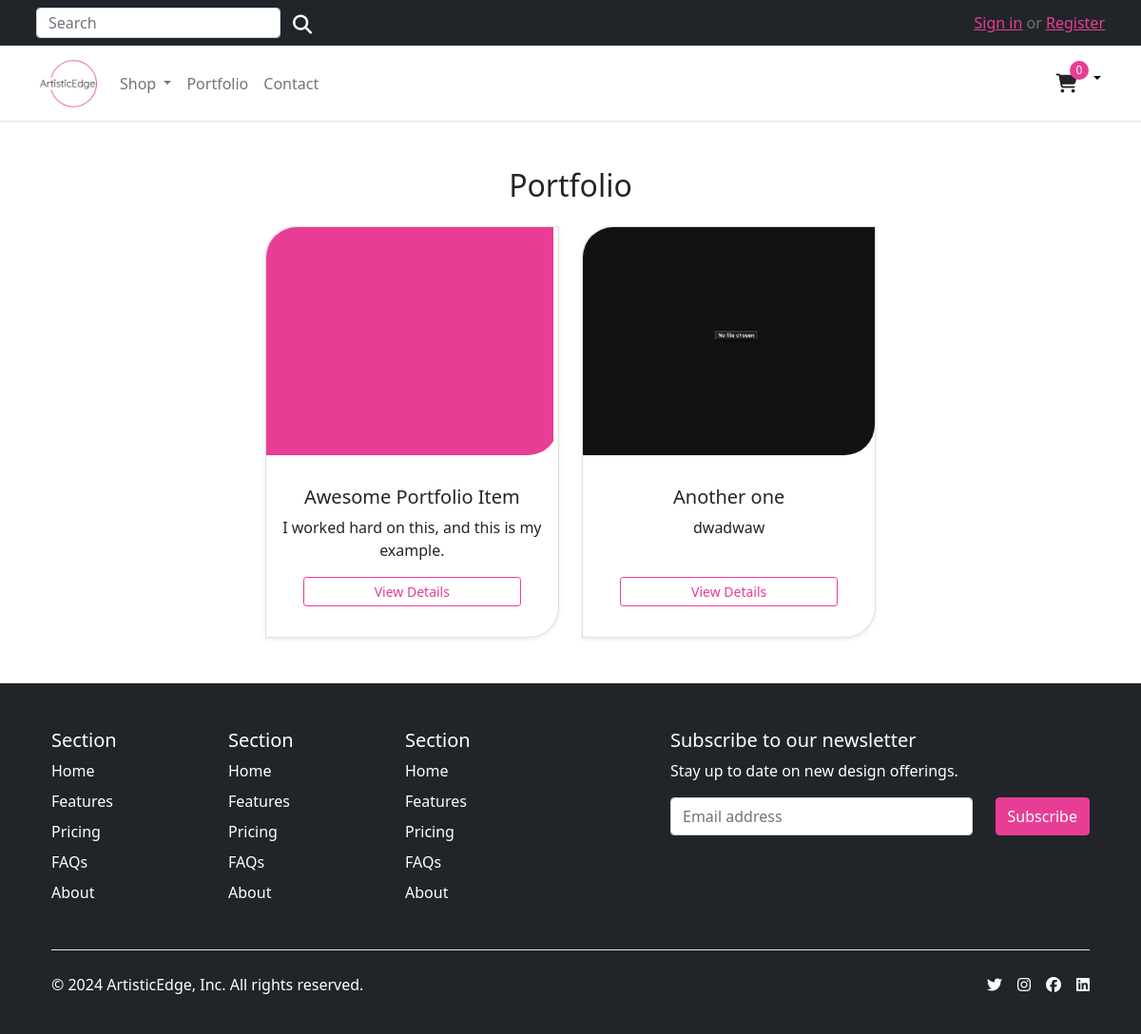
The page /portfolio/ on the database its author committed.
### store/models.py (models this page shows, shortened)
class PortfolioItem(models.Model):
    title = models.CharField(max_length=200)
    description = models.TextField()
    image = models.ImageField(upload_to='portfolio_images/')
    date_added = models.DateTimeField(auto_now_add=True)

### store/views.py (the view)
# urls.py: path('portfolio/', views.portfolio, name='portfolio'),
def portfolio(request):
    items = PortfolioItem.objects.all()
    return render(request, 'store/portfolio.html', {'items': items})

### store/context_processors.py (called while the page is built)
def categories(request):
    return {
        'categories': Category.objects.all()
    }

### store/models.py (called while the page is built)
    def get_absolute_url(self):
        return reverse('store:category_list', args=[self.slug])

### store_basket/context_processors.py (called while the page is built)
def basket(request):
    return {'basket': Basket(request)}

### store_basket/models.py (called while the page is built)
    def __len__(self):
        return sum(item['qty'] for item in self.basket.values())

### templates/store/portfolio.html (shortened to what this page needs)
{% extends '../base.html' %}
{% load static %}
{% block content %}
<section id="portfolio-section" class="bg-white">
    <div class="container" style="max-width: 1000px">
        <h2 class="text-center pb-3">Portfolio</h2>
        {% if items %}
        <div class="row row-cols-1 row-cols-sm-2 row-cols-md-3 g-4 justify-content-center">
            {% for item in items %}
            <div class="col">
                <div class="card h-100 shadow-sm" style="border-radius: 2em 0;">
                    <img src="{{ item.image.url }}" class="card-img-top img-fluid portfolio-image" alt="{{ item.title }}">
                    <div class="card-body d-flex flex-column text-center align-items-center justify-content-center my-3">
                        <h5 class="card-title">{{ item.title }}</h5>
                        <p class="card-text">{{ item.description|truncatechars:50 }}</p>
                        <a href="{% url 'store:portfolio_detail' item.id %}" class="btn btn-sm btn-secondary col-10">View Details</a>
                    </div>
                </div>
            </div>
            {% endfor %}
        </div>
        {% else %}
        <div class="text-center">
            <p>No portfolio items found.</p>
        </div>
        {% endif %}
    </div>
</section>
{% endblock %}

### templates/base.html (shortened to what this page needs)
{% load static %}
<!DOCTYPE html>
<html lang="en">
<head>
  {% block corecss %}
    <link href="https://cdn.jsdelivr.net/npm/bootstrap@5.0.0-beta1/dist/css/bootstrap.min.css" rel="stylesheet">
    <link rel="stylesheet" href="https://code.jquery.com/ui/1.13.1/themes/base/jquery-ui.css">
    <link rel="stylesheet" href="{% static 'css/style.css' %}">
  {% endblock%}
</head>
<body>
    <div class="top-banner-container bg-dark">
      <div class="top-banner container bg-dark">
        <div class="d-flex align-items-left flex-grow-1">
          <form class="d-md-flex d-none search-form" method="GET" action="{% url 'store:all_products' %}">
            <input class="form-control top-search-bar" type="search" name="q" placeholder="Search" aria-label="Search">
            <button class="btn search-button" type="submit"><i class="fas fa-search text-white" aria-hidden="true"></i></button>
          </form>
        </div>
        {% if request.user.is_authenticated %}
          <span class="greeting-text">
            Hi {{ request.user.name }}!
          </span>
          <div class="dropdown text-end">
            <a href="#" class="d-block link-body-emphasis text-decoration-none dropdown-toggle" data-bs-toggle="dropdown" aria-expanded="false">
              {% if request.user.profile_image %}
                <img src="{{ request.user.profile_image.url }}" alt="{{ request.user.name }}" width="32" height="32" class="rounded-circle">
              {% else %}
                {% comment %} Default profile image if user has not uploaded one {% endcomment %}
                <img src="{% static 'images/default_profile.png' %}" alt="Default Profile Image" width="32" height="32" class="rounded-circle">
              {% endif %}
            </a>
            <ul class="dropdown-menu text-small" style="">
              <li>
                <a class="dropdown-item" href="{% url 'account:dashboard' %}">
                  <i class="fa-solid fa-gift pe-2"></i> Orders
                </a>
              </li>
              <li>
                <a class="dropdown-item" href="{% url 'account:edit_details' %}">
                  <i class="fa-solid fa-user pe-2"></i> Profile
                </a>
              </li>
              <li>
                <a class="dropdown-item" href="{% url "account:wishlist" %}">
                  <i class="fa-solid fa-heart pe-2"></i> Wishlist
                </a>
              </li>
              <li>
                <hr class="dropdown-divider">
              </li>
              <li>
                <a class="dropdown-item" href="{% url 'account:logout' %}">
                  <i class="fa-solid fa-power-off pe-2"></i> Sign Out
                </a>
              </li>
            </ul>
          </div>
        {% else %}
          <a href="{% url 'account:login' %}">Sign in</a>&nbsp;<span class="text-muted"> or</span>&nbsp;<a href="{% url 'account:register' %}">Register</a>
        {% endif %}
      </div>
    </div>
    <header>
      <nav class="navbar navbar-expand-md navbar-light bg-white border-bottom">
        <div class="container">
          <div class="d-flex w-100 navbar-collapse">
            <a class="navbar-brand d-none d-md-block" href="/">
              <img src="{% static 'images/logo.png' %}" height="60">
            </a>
            <ul class="navbar-nav me-auto mb-2 mb-md-0">
              <li class="nav-item dropdown">
                <a class="nav-link dropdown-toggle d-none d-md-block fw500" href="#" id="navbarDropdown" role="button"
                  data-bs-toggle="dropdown" aria-expanded="false">
                  Shop
                </a>
              </li>
              <li class="nav-item">
                <a class="nav-link d-none d-md-block fw500" href="{% url 'store:portfolio' %}" aria-expanded="false">
                  Portfolio
                </a>
              </li>
              <li class="nav-item">
                <a class="nav-link d-none d-md-block fw500" href="{% url 'store:all_products' %}#contact-form-section" aria-expanded="false">
                  Contact
                </a>
              </li>
            </ul>
            <div class="dropdown text-end d-flex align-center">
                <a type="button" role="button" href="{% url 'store_basket:basket_summary' %}" class="btn store-basket">
                  {% with total_qty=basket|length %}
                      <div id="basket-qty" class="d-inline-flex">
                          {% if total_qty > 0 %}
                              {{ total_qty }}
                          {% else %}
                              0
                          {% endif %}
                      </div>
                  {% endwith %}
                  <i class="fa-solid fa-cart-shopping" aria-hidden="true"></i>
                </a>
                <a href="#" class="d-block link-body-emphasis text-decoration-none dropdown-toggle basket-toggle" data-bs-toggle="dropdown" aria-expanded="false">
                </a>
                </div>
          </div>
        </div>
      </nav>
    </header>
  <main class="main">
    <div class="py-5">
      {% block content %}
      {% endblock %}
    </div>
  </main>
  <footer class="footer bg-dark">
    <div class="container px-4">
        <footer class="pt-5 bg-dark">
          <div class="row">
            <div class="col-6 col-md-2 mb-3">
              <h5>Section</h5>
              <ul class="nav flex-column">
                <li class="nav-item mb-2"><a href="#" class="nav-link p-0 text-body-secondary">Home</a></li>
                <li class="nav-item mb-2"><a href="#" class="nav-link p-0 text-body-secondary">Features</a></li>
                <li class="nav-item mb-2"><a href="#" class="nav-link p-0 text-body-secondary">Pricing</a></li>
                <li class="nav-item mb-2"><a href="#" class="nav-link p-0 text-body-secondary">FAQs</a></li>
                <li class="nav-item mb-2"><a href="#" class="nav-link p-0 text-body-secondary">About</a></li>
              </ul>
            </div>
            <div class="col-6 col-md-2 mb-3">
              <h5>Section</h5>
              <ul class="nav flex-column">
                <li class="nav-item mb-2"><a href="#" class="nav-link p-0 text-body-secondary">Home</a></li>
                <li class="nav-item mb-2"><a href="#" class="nav-link p-0 text-body-secondary">Features</a></li>
                <li class="nav-item mb-2"><a href="#" class="nav-link p-0 text-body-secondary">Pricing</a></li>
                <li class="nav-item mb-2"><a href="#" class="nav-link p-0 text-body-secondary">FAQs</a></li>
                <li class="nav-item mb-2"><a href="#" class="nav-link p-0 text-body-secondary">About</a></li>
              </ul>
            </div>
            <div class="col-6 col-md-2 mb-3">
              <h5>Section</h5>
              <ul class="nav flex-column">
                <li class="nav-item mb-2"><a href="#" class="nav-link p-0 text-body-secondary">Home</a></li>
                <li class="nav-item mb-2"><a href="#" class="nav-link p-0 text-body-secondary">Features</a></li>
                <li class="nav-item mb-2"><a href="#" class="nav-link p-0 text-body-secondary">Pricing</a></li>
                <li class="nav-item mb-2"><a href="#" class="nav-link p-0 text-body-secondary">FAQs</a></li>
                <li class="nav-item mb-2"><a href="#" class="nav-link p-0 text-body-secondary">About</a></li>
              </ul>
            </div>
            <div class="col-md-5 offset-md-1 mb-3">
              <form action="https://gmail.us18.list-manage.com/subscribe/post?u=3b79d343ff245a0fae0275448&amp;id=bf5cc9409a&amp;f_id=0070c6e0f0" method="post" id="mc-embedded-subscribe-form">
                <h5>Subscribe to our newsletter</h5>
                <p>Stay up to date on new design offerings.</p>
                <div class="d-flex flex-column flex-sm-row w-100 gap-2">
                  <input id="mce-EMAIL" type="email" name="EMAIL" style="height: 2.5rem;"class="form-control required email" placeholder="Email address" required="" value="">
                  <div class="optionalParent">
                    <div class="clear foot">
                      <input class="button btn btn-primary" type="submit"  name="subscribe" id="mc-embedded-subscribe" value="Subscribe" style="height: 2.5rem">
                    </div>
                  </div>
                </div>
              </form>
            </div>
          </div>
          <div class="d-flex flex-column flex-sm-row justify-content-between pt-4 my-4 border-top">
            <p>© 2024 ArtisticEdge, Inc. All rights reserved.</p>
            <ul class="list-unstyled d-flex">
              <li class="ms-3"><a class="link-body-emphasis" href="#"><i class="fa-brands fa-twitter"></i></a></li>
              <li class="ms-3"><a class="link-body-emphasis" href="#"><i class="fa-brands fa-instagram"></i></a></li>
              <li class="ms-3"><a class="link-body-emphasis" href="#"><i class="fa-brands fa-facebook"></i></a></li>
              <li class="ms-3"><a class="link-body-emphasis" href="#"><i class="fa-brands fa-linkedin"></i></a></li>
            </ul>
          </div>
        </footer>
      </div>
  </footer>
</body>
</html>

### static/css/style.css (style rules this page uses)
*, *::before, *::after { margin: 0; padding: 0; box-sizing: border-box; }
html { scroll-behavior: smooth; }
body { display: flex; flex-direction: column; width: 100%; min-height: 100vh; padding-top: 8em; }
main { flex: 1 0 auto; }
a { color: #E83D95; }
.btn, .navbar-brand { transition: transform 0.3s ease-in-out; }
.btn-primary { color: #fff; background-color: #E83D95; border-color: #E83D95; }
.btn-secondary { color: #E83D95; background-color: #fff; border-color: #E83D95; }
.top-banner { background-color: black; padding: 0.5em; display: flex; justify-content: flex-end; align-items: center; height: 3em; }
.top-banner-container { background-color: black; position: fixed; top: 0; z-index: 1000; width: 100%; }
.dropdown-toggle { color: white; }
.navbar { position: fixed; top: 3em; z-index: 990; width: 100%; height: 5em; }
.navbar-brand { text-align: center; justify-content: center; max-height: 5em; }
.navbar-brand img { max-height: 4em; }
.form-control, .form-select { height: 3rem; }
.search-form, .top-search-bar { height: 2rem; }
.search-button i { font-size: 1.25rem; }
.store-basket { position: relative; display: flex; align-items: center; justify-content: center; font-size: 1rem; }
.store-basket i { font-size: 1.25rem; }
#basket-qty { position: absolute; top: -0.5rem; right: 0rem; background-color: #E83D95; color: white; border-radius: 50%; width: 1.25rem; height: 1.25rem; display: flex; justify-content: center; align-items: center; font-size: 0.75rem; }
.basket-toggle { color: black; }
img.portfolio-image, img.service-image { border-radius: 2em 0; object-fit: cover; height: 30vh; width: 100%; }
footer { min-height: 30vh; flex-shrink: 0; background-color: black; color: white; }
footer a { color: white; text-decoration: underline; }

### rows shown on the page
PortfolioItem: image (picture), title "Awesome Portfolio Item", description "I worked hard on this, and this is my example."
PortfolioItem: image (picture), title "Another one", description "dwadwaw"
